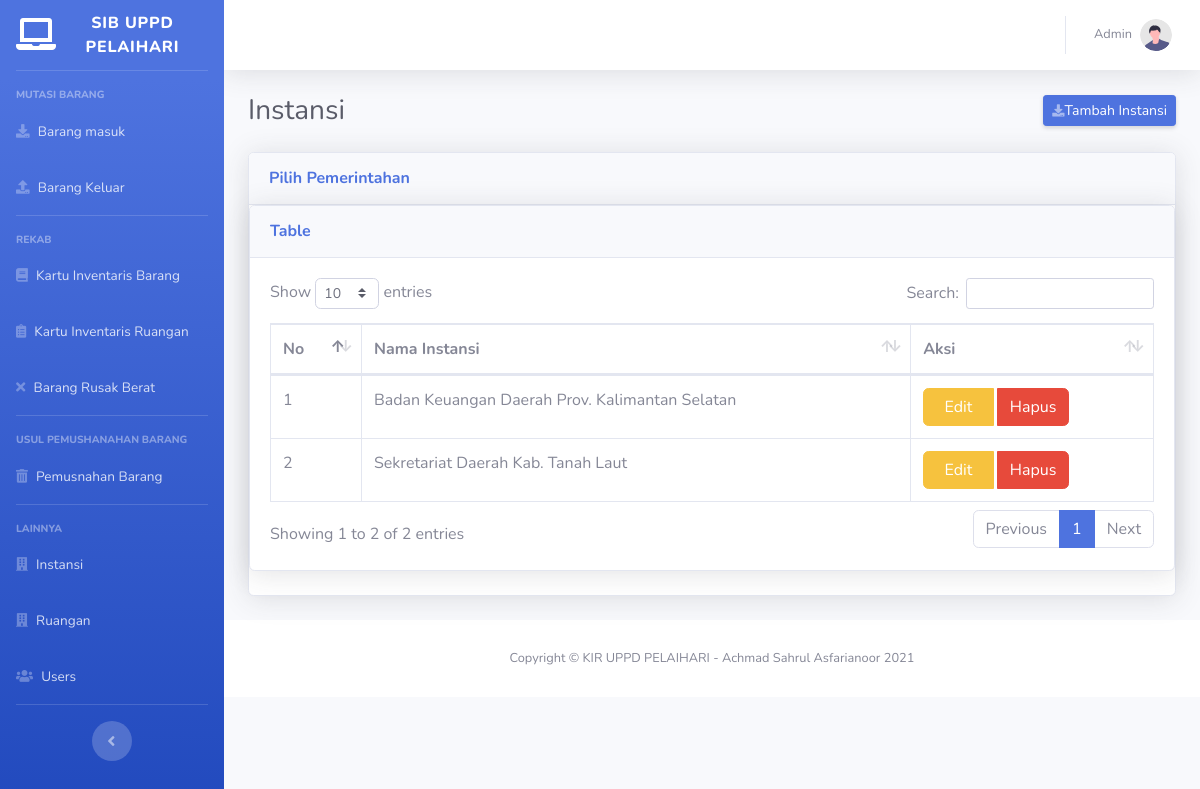
Screenshot of /index.php/instansi with the database file from the repository.
### tables this page shows
CREATE TABLE `tb_instansi` (
  `id_instansi` int(3) NOT NULL,
  `nama_instansi` varchar(100) DEFAULT NULL
);

### application/controllers/Instansi.php (called while the page is built, shortened)
<?php
	class Instansi extends CI_Controller{
		function __construct()
		{
			$this->load->model('instansi_model');
		}
		public function index()
		{
			$kabupaten_kota = $this->input->get('kabupaten_kota', TRUE);
			if ($kabupaten_kota) {
				$data['instansi'] = $this->instansi_model->cari($kabupaten_kota);
				$data['selected_kabupaten_kota'] = $kabupaten_kota;
			} else {
				$data['instansi']=$this->instansi_model->get_data();
			}
			$this->load->view('template/sidebar');
			$this->load->view('template/header');
			$this->load->view('instansi/view_data', $data);
			$this->load->view('template/footer');
		}
	}

### index.php (called while the page is built, shortened)
<?php
require_once BASEPATH.'core/CodeIgniter.php';

### application/models/Instansi_model.php (called while the page is built, shortened)
<?php
	class Instansi_model extends CI_Model{
		public function get_data(){
			return $this->db->get("tb_instansi")->result();
		}
	}

### application/views/instansi/view_data.php (the view)
               <div class="container-fluid">
                   <div class="d-sm-flex align-items-center justify-content-between mb-4">
                        <h1 class="h3 mb-0 text-gray-800">Instansi</h1>
                        <a href="<?php echo base_url('instansi/tambah');?>" class="d-none d-sm-inline-block btn btn-sm btn-primary shadow-sm"><i
                                class="fas fa-download fa-sm text-white-50"></i>Tambah Instansi</a>
                    </div>
 <div class="card shadow mb-4">
     <div class="card-header py-3">
         <h6 class="m-0 font-weight-bold text-primary">Pilih Pemerintahan</h6>
     </div>
 <div class="card shadow mb-4">
     <div class="card-header py-3">
         <h6 class="m-0 font-weight-bold text-primary">Table</h6>
     </div>
     <div class="card-body">
         <div class="table-responsive">
             <table class="table table-bordered" id="dataTable" width="100%" cellspacing="0">
                 <thead>
                     <tr>
                         <th>No</th>
                         <th>Nama Instansi</th>
                         <th>Aksi</th>
                     </tr>
                 </thead>
                 <tbody>
                <?php
					$no = 1;
					foreach($instansi as $row) {
                ?>
                    <tr>
                        <td><?= $no++ ?></td>
                        <td><?= $row->nama_instansi ?></td>
                        <td>
                            <div class='btn-group'>
                                <a
                                    href="<?= site_url('instansi/ubah/'.$row->id_instansi) ?>"
                                    class="btn btn-warning">&nbsp; Edit &nbsp;</a> &nbsp;
                                <a
                                    href="<?= site_url('instansi/hapus/'.$row->id_instansi) ?>"
						            class='btn btn-danger'
                                    onclick="return confirm('Ingin menghapus data ini?')">Hapus</a>
                            </div>
                        </td>
                    </tr>
                <?php } ?>
                 </tbody>
             </table>
         </div>
     </div>
 </div>
</div>
</div>

### rows the page displays
tb_instansi: nama_instansi "Badan Keuangan Daerah Prov. Kalimantan Selatan"
tb_instansi: nama_instansi "Sekretariat Daerah Kab. Tanah Laut"
